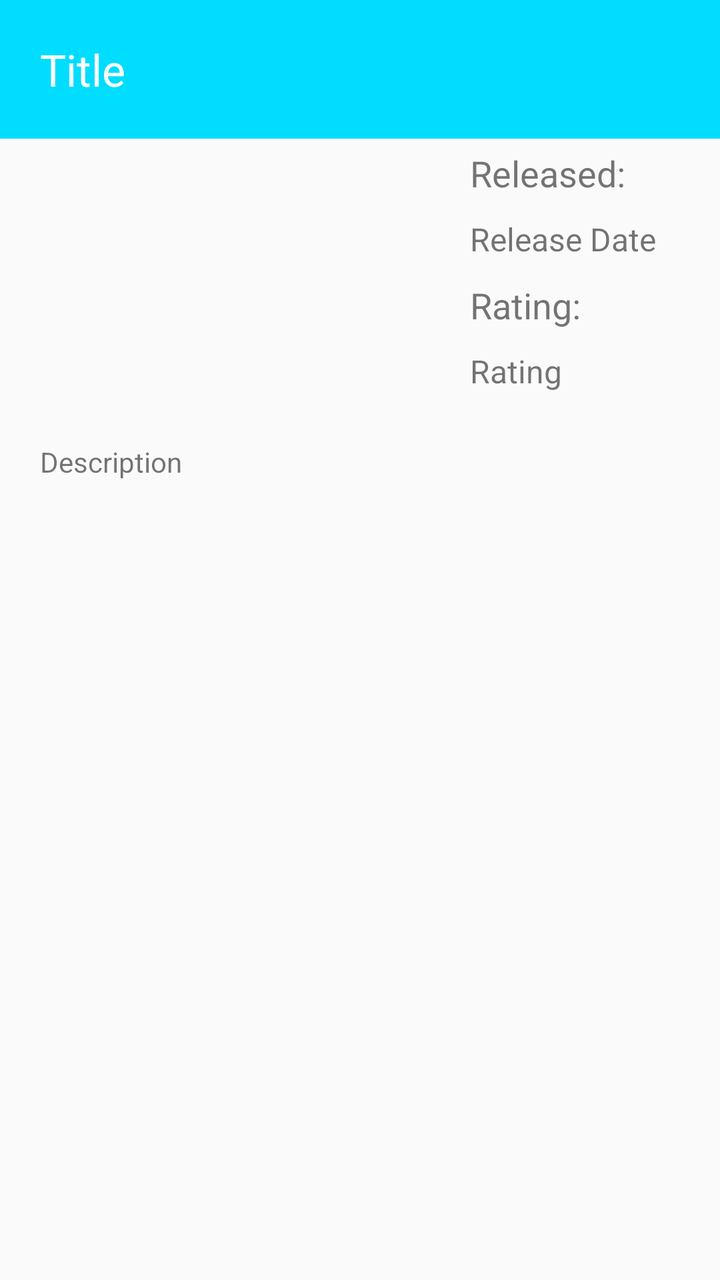
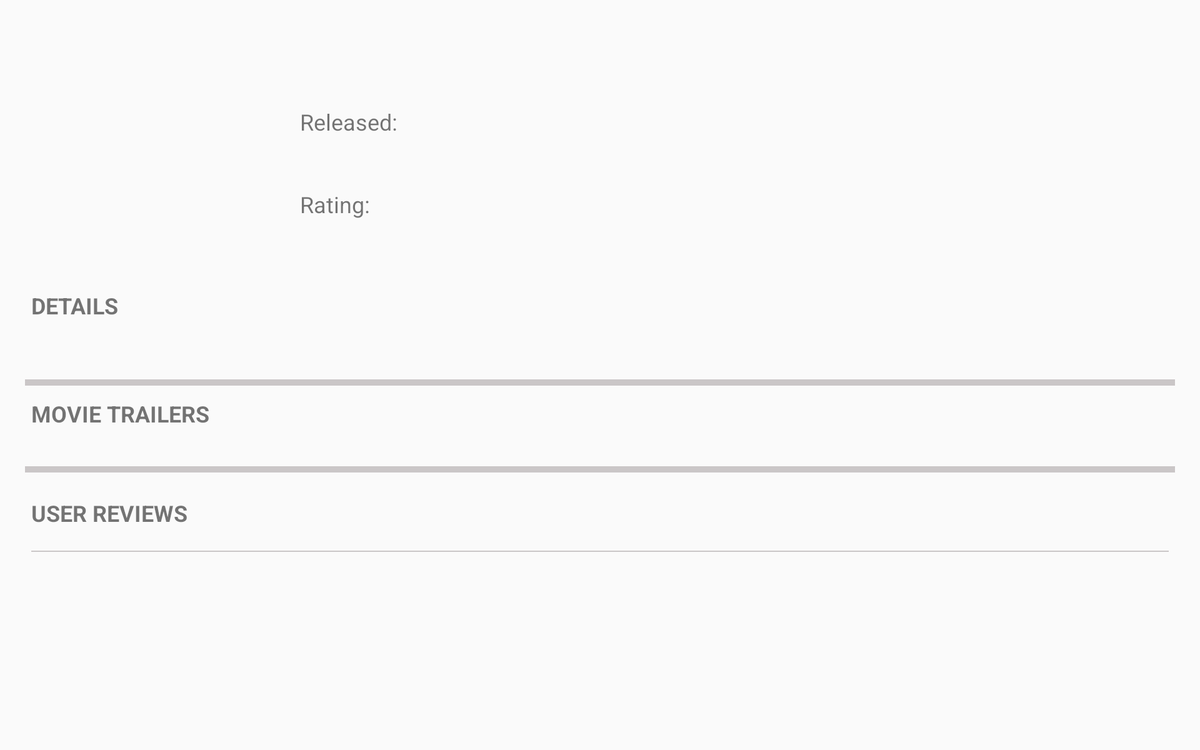

First picture: res/layout/ on a phone held upright. Second picture: the repository's own variant of that layout, on a device whose configuration matches the variant's folder. Source for both follows.
<!-- AndroidManifest.xml: activity theme AppTheme.NoActionBar -->
<!-- res/layout/fragment_movie_detail.xml -->
<ScrollView
    xmlns:android="http://schemas.android.com/apk/res/android"
    xmlns:tools="http://schemas.android.com/tools"
    android:layout_height="match_parent"
    android:layout_width="match_parent">
    <LinearLayout
        android:layout_width="match_parent"
        android:layout_height="wrap_content"
        android:orientation="vertical"
        tools:context="com.example.android.popularmovies.MovieDetailFragment"
        tools:showIn="@layout/activity_movie_detail">

        <TextView
            android:id="@+id/movie_title"
            android:layout_width="match_parent"
            android:layout_height="wrap_content"
            android:background="@android:color/holo_blue_bright"
            android:padding="@dimen/detail_activity_major_padding"
            android:text="@string/movie_title"
            android:textSize="@dimen/large_textsize"
            android:textColor="@android:color/white"/>

        <LinearLayout
            android:layout_width="match_parent"
            android:layout_height="wrap_content"
            android:orientation="horizontal"
            android:layout_marginTop="@dimen/detail_activity_details_top_margin">

            <ImageView
                android:id="@+id/movie_poster"
                android:layout_width="@dimen/detail_activity_movie_poster_width"
                android:layout_height="wrap_content"
                android:contentDescription="@string/movie_poster"
                android:layout_marginStart="@dimen/detail_activity_image_left_margin"
                android:layout_marginLeft="@dimen/detail_activity_image_left_margin"
                android:layout_gravity="center"/>

            <LinearLayout
                android:layout_width="match_parent"
                android:layout_height="wrap_content"
                android:orientation="vertical"
                android:layout_marginLeft="@dimen/detail_activity_details_left_margin"
                android:layout_marginStart="@dimen/detail_activity_details_left_margin">

                <TextView
                    android:layout_width="wrap_content"
                    android:layout_height="wrap_content"
                    android:text="@string/release_date_title"
                    android:padding="@dimen/detail_activity_simple_textview_padding"
                    android:textSize="@dimen/medium_textsize"/>
                <TextView
                    android:id="@+id/movie_release_date"
                    android:layout_width="wrap_content"
                    android:layout_height="wrap_content"
                    android:text="@string/release_date_content"
                    android:padding="@dimen/detail_activity_simple_textview_padding"
                    android:textSize="@dimen/medsmall_textsize"/>

                <TextView
                    android:layout_width="wrap_content"
                    android:layout_height="wrap_content"
                    android:text="@string/movie_rating_title"
                    android:padding="@dimen/detail_activity_simple_textview_padding"
                    android:textSize="@dimen/medium_textsize"/>
                <TextView
                    android:id="@+id/movie_rating"
                    android:layout_width="wrap_content"
                    android:layout_height="wrap_content"
                    android:text="@string/movie_rating_content"
                    android:padding="@dimen/detail_activity_simple_textview_padding"
                    android:textSize="@dimen/medsmall_textsize"/>
            </LinearLayout>

        </LinearLayout>

        <TextView
            android:id="@+id/movie_description"
            android:layout_width="match_parent"
            android:layout_height="wrap_content"
            android:text="@string/movie_description_content"
            android:padding="@dimen/detail_activity_major_padding"
            android:textSize="@dimen/small_textsize"/>

    </LinearLayout>
</ScrollView>
<!-- res/layout/activity_movie_detail.xml (included above) -->
<?xml version="1.0" encoding="utf-8"?>
<android.support.design.widget.CoordinatorLayout xmlns:android="http://schemas.android.com/apk/res/android"
    xmlns:app="http://schemas.android.com/apk/res-auto"
    xmlns:tools="http://schemas.android.com/tools"
    android:layout_width="match_parent"
    android:layout_height="match_parent"
    android:fitsSystemWindows="true"
    tools:context=".MovieDetailActivity">

    <android.support.design.widget.AppBarLayout
        android:layout_width="match_parent"
        android:layout_height="wrap_content"
        android:theme="@style/AppTheme.AppBarOverlay">

        <android.support.v7.widget.Toolbar
            android:id="@+id/toolbar"
            android:layout_width="match_parent"
            android:layout_height="?attr/actionBarSize"
            android:background="?attr/colorPrimary"
            app:popupTheme="@style/AppTheme.PopupOverlay"/>

    </android.support.design.widget.AppBarLayout>

    <include layout="@layout/content_movie_detail" />

</android.support.design.widget.CoordinatorLayout>
<!-- res/layout/content_movie_detail.xml (included above) -->
<fragment
    xmlns:android="http://schemas.android.com/apk/res/android"
    xmlns:app="http://schemas.android.com/apk/res-auto"
    xmlns:tools="http://schemas.android.com/tools"
    android:id="@+id/fragment"
    android:name="com.example.android.popularmovies.MovieDetailFragment"
    android:layout_width="match_parent"
    android:layout_height="wrap_content"
    app:layout_behavior="@string/appbar_scrolling_view_behavior"
    tools:layout="@layout/fragment_movie_detail" />
<!-- resources referenced by this layout -->
<resources>
  <dimen name="detail_activity_details_left_margin">30dp</dimen>
  <dimen name="detail_activity_image_left_margin">20dp</dimen>
  <dimen name="detail_activity_major_padding">20dp</dimen>
  <dimen name="detail_activity_movie_poster_width">180dp</dimen>
  <dimen name="detail_activity_simple_textview_padding">5dp</dimen>
  <dimen name="large_textsize">22sp</dimen>
  <dimen name="medium_textsize">18sp</dimen>
  <dimen name="medsmall_textsize">16sp</dimen>
  <dimen name="small_textsize">14sp</dimen>
  <string name="movie_description_content">Description</string>
  <string name="movie_poster">Movie Poster</string>
  <string name="movie_rating_content">Rating</string>
  <string name="movie_rating_title">Rating:</string>
  <string name="movie_title">Title</string>
  <string name="release_date_content">Release Date</string>
  <string name="release_date_title">Released:</string>
  <style name="AppTheme.AppBarOverlay" parent="ThemeOverlay.AppCompat.Dark.ActionBar" />
  <style name="AppTheme.PopupOverlay" parent="ThemeOverlay.AppCompat.Light" />
  <style name="AppTheme.NoActionBar">
          <item name="windowActionBar">false</item>
          <item name="windowNoTitle">true</item>
      </style>
</resources>
<!-- res/layout-sw600dp-land/fragment_movie_detail.xml (the repository's variant of the layout above) -->
<!-- drawn on a 7-inch tablet turned sideways -->
<android.support.v4.widget.NestedScrollView
    xmlns:android="http://schemas.android.com/apk/res/android"
    xmlns:app="http://schemas.android.com/apk/res-auto"
    xmlns:tools="http://schemas.android.com/tools"
    android:layout_width="match_parent"
    android:layout_height="match_parent"
    android:fillViewport="true"
    app:layout_behavior="@string/appbar_scrolling_view_behavior">

    <LinearLayout
        android:id="@+id/details_all_linearlayout"
        android:layout_width="match_parent"
        android:layout_height="wrap_content"
        android:layout_margin="@dimen/detail_activity_med_large_padding"
        android:orientation="vertical"
        tools:context="com.example.android.popularmovies.MovieDetailFragment"
        tools:showIn="@layout/activity_movie_detail">

        <TextView
            android:id="@+id/title_textview"
            android:layout_width="wrap_content"
            android:layout_height="wrap_content"
            android:padding="@dimen/detail_activity_medium_padding"
            android:textSize="@dimen/xtra_large_textsize"
            android:textStyle="bold"/>

        <LinearLayout
            android:layout_width="match_parent"
            android:layout_height="wrap_content"
            android:layout_marginTop="@dimen/detail_activity_medium_padding"
            android:orientation="horizontal">

            <ImageView
                android:id="@+id/movie_poster"
                android:layout_width="@dimen/detail_activity_movie_poster_width"
                android:layout_height="wrap_content"
                android:layout_gravity="center"
                android:layout_marginLeft="@dimen/detail_activity_medium_padding"
                android:layout_marginStart="@dimen/detail_activity_medium_padding"
                android:contentDescription="@string/movie_poster"/>

            <LinearLayout
                android:layout_width="match_parent"
                android:layout_height="wrap_content"
                android:layout_marginLeft="@dimen/detail_activity_details_left_margin"
                android:layout_marginStart="@dimen/detail_activity_details_left_margin"
                android:orientation="vertical">

                <TextView
                    android:layout_width="wrap_content"
                    android:layout_height="wrap_content"
                    android:padding="@dimen/detail_activity_simple_textview_padding"
                    android:text="@string/release_date_title"
                    android:textSize="@dimen/medium_textsize"/>

                <TextView
                    android:id="@+id/movie_release_date"
                    android:layout_width="wrap_content"
                    android:layout_height="wrap_content"
                    android:padding="@dimen/detail_activity_simple_textview_padding"
                    android:textSize="@dimen/medsmall_textsize"/>

                <TextView
                    android:layout_width="wrap_content"
                    android:layout_height="wrap_content"
                    android:padding="@dimen/detail_activity_simple_textview_padding"
                    android:text="@string/movie_rating_title"
                    android:textSize="@dimen/medium_textsize"/>

                <TextView
                    android:id="@+id/movie_rating"
                    android:layout_width="wrap_content"
                    android:layout_height="wrap_content"
                    android:padding="@dimen/detail_activity_simple_textview_padding"
                    android:textSize="@dimen/medsmall_textsize"/>
            </LinearLayout>

        </LinearLayout>

        <TextView
            android:layout_width="wrap_content"
            android:layout_height="wrap_content"
            android:paddingEnd="@dimen/detail_activity_medium_padding"
            android:paddingLeft="@dimen/detail_activity_medium_padding"
            android:paddingRight="@dimen/detail_activity_medium_padding"
            android:paddingStart="@dimen/detail_activity_medium_padding"
            android:paddingTop="@dimen/detail_activity_major_padding"
            android:text="@string/movie_details_title"
            android:textSize="@dimen/medium_textsize"
            android:textStyle="bold"/>


        <TextView
            android:id="@+id/movie_description"
            android:layout_width="match_parent"
            android:layout_height="wrap_content"
            android:padding="@dimen/detail_activity_medium_padding"
            android:textSize="@dimen/small_textsize"/>

        <View
            android:layout_width="match_parent"
            android:layout_height="5dp"
            android:layout_marginLeft="@dimen/line_decoration_margin_med"
            android:layout_marginRight="@dimen/line_decoration_margin_med"
            android:layout_marginTop="@dimen/line_decoration_margin_med_large"
            android:background="@color/lineDecorationColor"/>

        <TextView
            android:layout_width="wrap_content"
            android:layout_height="wrap_content"
            android:padding="@dimen/detail_activity_medium_padding"
            android:text="@string/movie_trailers_title"
            android:textSize="@dimen/medium_textsize"
            android:textStyle="bold"/>

        <android.support.v7.widget.RecyclerView
            android:id="@+id/trailer_recycler_view"
            android:layout_width="wrap_content"
            android:layout_height="wrap_content"
            android:layout_marginBottom="@dimen/detail_activity_medium_padding"
            android:clipToPadding="true"
            android:scrollbars="none"/>

        <View
            android:layout_width="match_parent"
            android:layout_height="@dimen/line_decoration_thick"
            android:layout_marginBottom="@dimen/line_decoration_margin_large"
            android:layout_marginLeft="@dimen/line_decoration_margin_med"
            android:layout_marginRight="@dimen/line_decoration_margin_med"
            android:layout_marginTop="@dimen/line_decoration_margin_large"
            android:background="@color/lineDecorationColor"/>

        <TextView
            android:layout_width="wrap_content"
            android:layout_height="wrap_content"
            android:padding="@dimen/detail_activity_medium_padding"
            android:text="@string/movie_reviews_title"
            android:textSize="@dimen/medium_textsize"
            android:textStyle="bold"/>

        <View
            android:layout_width="match_parent"
            android:layout_height="@dimen/line_decoration_thin"
            android:layout_marginLeft="@dimen/line_decoration_margin_large"
            android:layout_marginRight="@dimen/line_decoration_margin_large"
            android:layout_marginTop="@dimen/line_decoration_margin_med_large"
            android:background="@color/lineDecorationColor"/>

        <android.support.v7.widget.RecyclerView
            android:id="@+id/review_recycler_view"
            android:layout_width="match_parent"
            android:layout_height="wrap_content"
            android:clipToPadding="false"
            android:scrollbars="vertical"
            android:paddingBottom="@dimen/detail_activity_major_padding"/>
    </LinearLayout>
</android.support.v4.widget.NestedScrollView>
<!-- res/layout/fragment_movie_detail.xml (included above) -->
<ScrollView
    xmlns:android="http://schemas.android.com/apk/res/android"
    xmlns:tools="http://schemas.android.com/tools"
    android:layout_height="match_parent"
    android:layout_width="match_parent">
    <LinearLayout
        android:layout_width="match_parent"
        android:layout_height="wrap_content"
        android:orientation="vertical"
        tools:context="com.example.android.popularmovies.MovieDetailFragment"
        tools:showIn="@layout/activity_movie_detail">

        <TextView
            android:id="@+id/movie_title"
            android:layout_width="match_parent"
            android:layout_height="wrap_content"
            android:background="@android:color/holo_blue_bright"
            android:padding="@dimen/detail_activity_major_padding"
            android:text="@string/movie_title"
            android:textSize="@dimen/large_textsize"
            android:textColor="@android:color/white"/>

        <LinearLayout
            android:layout_width="match_parent"
            android:layout_height="wrap_content"
            android:orientation="horizontal"
            android:layout_marginTop="@dimen/detail_activity_details_top_margin">

            <ImageView
                android:id="@+id/movie_poster"
                android:layout_width="@dimen/detail_activity_movie_poster_width"
                android:layout_height="wrap_content"
                android:contentDescription="@string/movie_poster"
                android:layout_marginStart="@dimen/detail_activity_image_left_margin"
                android:layout_marginLeft="@dimen/detail_activity_image_left_margin"
                android:layout_gravity="center"/>

            <LinearLayout
                android:layout_width="match_parent"
                android:layout_height="wrap_content"
                android:orientation="vertical"
                android:layout_marginLeft="@dimen/detail_activity_details_left_margin"
                android:layout_marginStart="@dimen/detail_activity_details_left_margin">

                <TextView
                    android:layout_width="wrap_content"
                    android:layout_height="wrap_content"
                    android:text="@string/release_date_title"
                    android:padding="@dimen/detail_activity_simple_textview_padding"
                    android:textSize="@dimen/medium_textsize"/>
                <TextView
                    android:id="@+id/movie_release_date"
                    android:layout_width="wrap_content"
                    android:layout_height="wrap_content"
                    android:text="@string/release_date_content"
                    android:padding="@dimen/detail_activity_simple_textview_padding"
                    android:textSize="@dimen/medsmall_textsize"/>

                <TextView
                    android:layout_width="wrap_content"
                    android:layout_height="wrap_content"
                    android:text="@string/movie_rating_title"
                    android:padding="@dimen/detail_activity_simple_textview_padding"
                    android:textSize="@dimen/medium_textsize"/>
                <TextView
                    android:id="@+id/movie_rating"
                    android:layout_width="wrap_content"
                    android:layout_height="wrap_content"
                    android:text="@string/movie_rating_content"
                    android:padding="@dimen/detail_activity_simple_textview_padding"
                    android:textSize="@dimen/medsmall_textsize"/>
            </LinearLayout>

        </LinearLayout>

        <TextView
            android:id="@+id/movie_description"
            android:layout_width="match_parent"
            android:layout_height="wrap_content"
            android:text="@string/movie_description_content"
            android:padding="@dimen/detail_activity_major_padding"
            android:textSize="@dimen/small_textsize"/>

    </LinearLayout>
</ScrollView>
<!-- resources referenced by the variant -->
<!-- as a 7-inch tablet turned sideways resolves them -->
<resources>
  <color name="lineDecorationColor">#cac6c7</color>
  <dimen name="detail_activity_details_left_margin">30dp</dimen>
  <dimen name="detail_activity_image_left_margin">20dp</dimen>
  <dimen name="detail_activity_major_padding">20dp</dimen>
  <dimen name="detail_activity_med_large_padding">15dp</dimen>
  <dimen name="detail_activity_medium_padding">10dp</dimen>
  <dimen name="detail_activity_movie_poster_width">180dp</dimen>
  <dimen name="detail_activity_simple_textview_padding">5dp</dimen>
  <dimen name="large_textsize">22sp</dimen>
  <dimen name="line_decoration_margin_large">10dp</dimen>
  <dimen name="line_decoration_margin_med">5dp</dimen>
  <dimen name="line_decoration_margin_med_large">8dp</dimen>
  <dimen name="line_decoration_thick">5dp</dimen>
  <dimen name="line_decoration_thin">1dp</dimen>
  <dimen name="medium_textsize">18sp</dimen>
  <dimen name="medsmall_textsize">16sp</dimen>
  <dimen name="small_textsize">14sp</dimen>
  <dimen name="xtra_large_textsize">26sp</dimen>
  <string name="movie_description_content">Description</string>
  <string name="movie_details_title">DETAILS</string>
  <string name="movie_poster">Movie Poster</string>
  <string name="movie_rating_content">Rating</string>
  <string name="movie_rating_title">Rating:</string>
  <string name="movie_reviews_title">USER REVIEWS</string>
  <string name="movie_title">Title</string>
  <string name="movie_trailers_title">MOVIE TRAILERS</string>
  <string name="release_date_content">Release Date</string>
  <string name="release_date_title">Released:</string>
  <style name="AppTheme.AppBarOverlay" parent="ThemeOverlay.AppCompat.Dark.ActionBar" />
  <style name="AppTheme.PopupOverlay" parent="ThemeOverlay.AppCompat.Light" />
  <style name="AppTheme.NoActionBar">
          <item name="windowActionBar">false</item>
          <item name="windowNoTitle">true</item>
      </style>
</resources>
